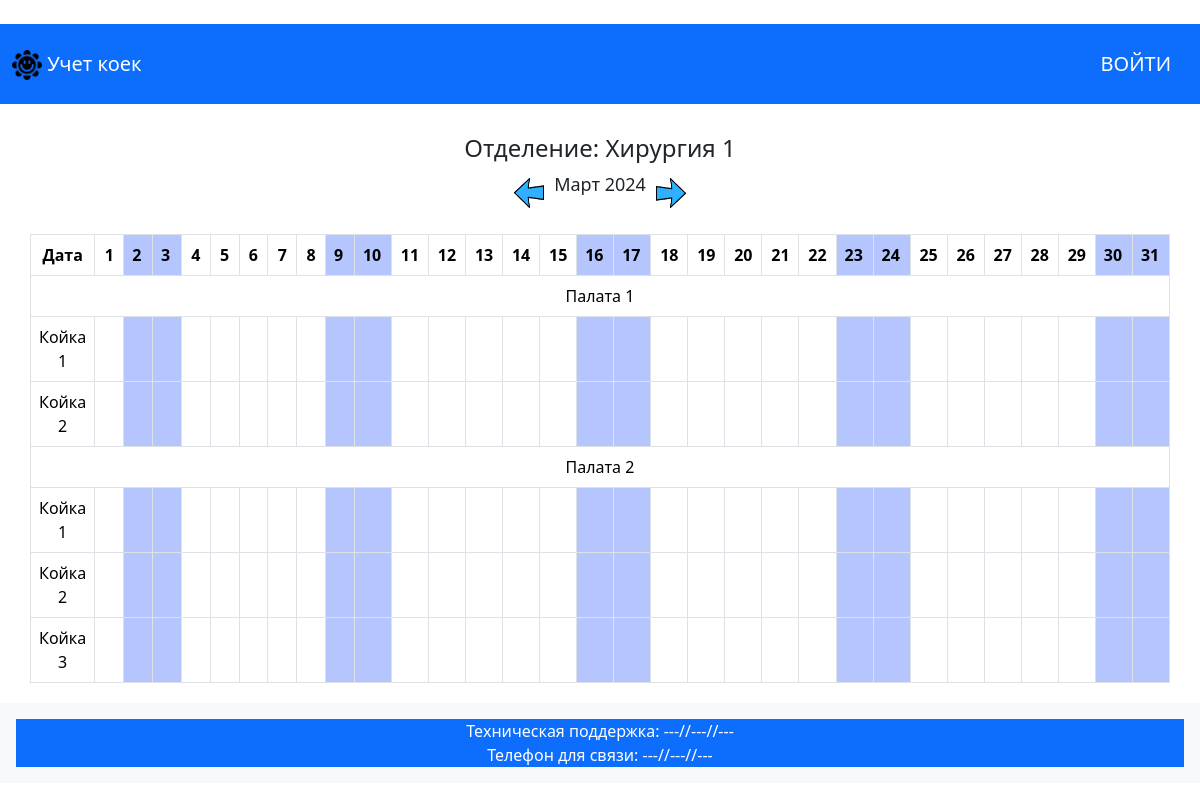
Page /salaf/2024/3/ on the committed database.
### department/models.py (models this page shows, shortened)
class DepartmentModel(models.Model):
    name = models.CharField(
        max_length=STRING_MAX_LENGTH,
        verbose_name='Название отделения',
        unique=True,)
    address = models.CharField(
        max_length=STRING_MAX_LENGTH*2,
        verbose_name='Адрес')
    slug = models.SlugField(
        verbose_name='Слаг',
        unique=True,
        editable=False,)
    class Meta:
        verbose_name = 'Отделение'
        verbose_name_plural = 'Отделения'
    def __str__(self):
        return self.name

class WardModel(models.Model):
    name = models.CharField(
        max_length=STRING_MAX_LENGTH,
        verbose_name='Наименование палаты',
        )
    department = models.ForeignKey(
        DepartmentModel,
        on_delete=models.PROTECT,
        null=True,
        blank=True,
        verbose_name='Находится в отделении',
    )
    slug = models.SlugField(
        verbose_name='Слаг',
        unique=True,
        editable=False,)
    class Meta:
        verbose_name = 'Палата'
        verbose_name_plural = 'Палаты'

class BedModel(models.Model):
    number = models.CharField(
        max_length=STRING_MAX_LENGTH,
        verbose_name='Номер койки',
        )
    ward = models.ForeignKey(
        WardModel,
        on_delete=models.PROTECT,
        null=True,
        blank=True,
        verbose_name='Находится в палате',
    )
    slug = models.SlugField(
        verbose_name='Слаг',
        unique=True,
        editable=False,)
    class Meta:
        verbose_name = 'Койка'
        verbose_name_plural = 'Койки'

### pilgrim/views.py (the view, shortened to what this page needs)
# urls.py: path('<str:department_slug>/<int:year>/<int:month>/', AccountBedsView.as_view(), name='account_beds'),
class AccountBedsView(ListView):
    model = WardModel
    template_name = 'account_beds.html'
    context_object_name = 'wards'
    def get_queryset(self):
        department_slug = self.kwargs.get('department_slug')
        department = DepartmentModel.objects.get(slug=department_slug)
        queryset = WardModel.objects.filter(department=department)
        return queryset
    def get_context_data(self, **kwargs):
            context = super().get_context_data(**kwargs)
            context['department_slug'] = self.kwargs.get('department_slug')
            context['year'] = int(self.kwargs.get('year'))
            context['month'] = int(self.kwargs.get('month'))
            department_slug = self.kwargs.get('department_slug')
            department = DepartmentModel.objects.get(slug=department_slug)
            wards = self.get_queryset().filter(department=department)
            context['wards'] = wards
            context['department'] = department
            year = int(self.kwargs.get('year'))
            month = int(self.kwargs.get('month'))
            previous_month = month
            next_month = month
            if month == 1:
                previous_month = 12
                previous_year = year - 1
            else:
                previous_month -= 1
                previous_year = year
            if month == 12:
                next_month = 1
                next_year = year + 1
            else:
                next_month += 1
                next_year = year
            context['previous_month'] = previous_month
            context['previous_year'] = previous_year
            context['next_month'] = next_month
            context['next_year'] = next_year
            month_name = MONTH_NAMES.get(month)
            context['month_name'] = month_name
            year = int(self.kwargs.get('year'))
            month = int(self.kwargs.get('month'))
            _, num_days = calendar.monthrange(year, month)
            days_with_markings = {day: 'Weekend' if calendar.weekday(year, month, day) in [5, 6] else 'Weekday' for day in range(1, num_days + 1)}
            occupancy_data = []
            for ward in wards:
                for bed in ward.bedmodel_set.all():
                    bed_data = {
                        'ward': ward.name,
                        'number': bed.number,
                        'department': bed.ward.department.name,
                        'occupancy': [
                            {
                                'day': day,
                                'occupied': False,
                                'first_day': False,
                                'last_day': False,
                                'operation': False,
                                'color': '#9fb5ffc4' if calendar.weekday(year, month, day) in [5, 6] else '#FFFFFF',  # Change color based on weekday
                                'prev_color': '#FFFFFF'
                            } for day in range(1, num_days + 1)
                        ]
                    }
                    occupancy_data.append(bed_data)
            bookings = OccupyWardModel.objects.order_by('date_checkin').filter(Q(date_checkin__lte=datetime(year, month, num_days)) & Q(date_checkout__gte=datetime(year, month, 1)))
            context['num_days'] = num_days + 1
            context['days_with_markings'] = days_with_markings
            context['occupancy_data'] = occupancy_data
            return context

### templates/account_beds.html (shortened to what this page needs)
{% extends 'base.html' %}
{% block body_site_page %}
{% load static %}
<div class="date-container">
    <h2 class="department-heading">Отделение: {{ department }}</h2>
    <div class="navigation">
        <a class="st_left" href="{% url 'account_beds' department_slug=department_slug year=previous_year month=previous_month %}">
            <img src="{% static '/img/st_left.png' %}" alt="" width="30" height="30" class="d-inline-block align-text-top">
        </a>
        <p class="month-year">{{ month_name }} {{ year }}</p>
        <a class="st_right" href="{% url 'account_beds' department_slug=department_slug year=next_year month=next_month %}">
            <img src="{% static '/img/st_right.png' %}" alt="" width="30" height="30" class="d-inline-block align-text-top">
        </a>
    </div>
</div>
<div class="table-container">
    <table class="table table-bordered custom-table">
        <thead>
            <tr>
                <th scope="col" class="text-center">Дата</th>
                {% for day, marking in days_with_markings.items %}
                    {% if marking == 'Weekend' %}
                        <th scope="col" style="background: linear-gradient(to top right, #9fb5ffc4 20%, #9fb5ffc4 80%)">{{day}}</th>
                    {% else %}
                        <th scope="col" class="text-center">{{day}}</th>
                    {% endif %}
                {% endfor %}
            </tr>
        </thead>
        <tbody>
            {% for ward in wards %}
                <tr>
                    <td colspan="{{ num_days }}" class="text-center">Палата {{ ward.name }}</td>
                </tr>
                {% for bed in ward.bedmodel_set.all %}
                    {% for bed_data in occupancy_data %}
                        {% if ward.name == bed_data.ward and bed.number == bed_data.number %}
                            <tr>
                                <td class="text-center">Койка {{ bed.number }}</td>
                                {% for day_data in bed_data.occupancy %}
                                    {% if day_data.occupied %}
                                    {% if day_data.first_day and not day_data.last_day %}
                                        <td class="clickable-cell" onclick="window.location.href='{% url 'day_info' department_slug=department_slug ward_slug=bed.ward.slug bed_slug=bed.slug year=year month=month day=day_data.day %}'" style="background: linear-gradient(to top left, {{ day_data.color }} 50%, #ffffff 50%); color: transparent"></td>
                                    {% elif day_data.first_day %}
                                        <td class="clickable-cell" onclick="window.location.href='{% url 'day_info' department_slug=department_slug ward_slug=bed.ward.slug bed_slug=bed.slug year=year month=month day=day_data.day %}'" style="background: linear-gradient(to top left, {{ day_data.color }} 50%, {{ day_data.prev_color }} 50%); color: transparent"></td>
                                    {% elif day_data.last_day %}
                                        <td {% if user.is_authenticated and user.department.slug == department_slug %} class="clickable-cell" onclick="window.location.href='{% url 'create_occupy_ward' department_slug=department_slug ward_slug=bed.ward.slug bed_slug=bed.slug year=year month=month day=day_data.day %}'" {% endif %} style="background: linear-gradient(to top left, #ffffff 50%, {{ day_data.color }} 50%); color: transparent"></td>
                                    {% else %}
                                        {% if day_data.operation %}
                                            <td class="clickable-cell" onclick="window.location.href='{% url 'day_info' department_slug=department_slug ward_slug=bed.ward.slug bed_slug=bed.slug year=year month=month day=day_data.day %}'" style="background: linear-gradient(to top right, {{ day_data.color }} 80%, #FF0000 20%); color: transparent"></td>
                                        {% else %}
                                            <td class="clickable-cell" onclick="window.location.href='{% url 'day_info' department_slug=department_slug ward_slug=bed.ward.slug bed_slug=bed.slug year=year month=month day=day_data.day %}'" style="background: linear-gradient(to top left, {{ day_data.color }} 50%, {{ day_data.color }} 50%); color: transparent"></td>
                                        {% endif %}
                                    {% endif %}
                                {% else %}
                                    {% if day_data.color == "#9fb5ffc4" %}
                                        <td style="background: linear-gradient(to top left, {{ day_data.color }} 50%, {{ day_data.color }} 50%); color: transparent" ></td>
                                    {% else %}
                                        <td ></td>
                                    {% endif %}
                                {% endif %}
                                {% endfor %}
                            </tr>
                        {% endif %}
                    {% endfor %}
                {% endfor %}
            {% endfor %}
        </tbody>
    </table>
</div>
{% endblock body_site_page %}

### templates/account_beds.html (style rules this page uses)
.custom-table { width: 95%; margin: 0 auto; }
.custom-table th:not(:first-child), .custom-table td:not(:first-child) { width: 52px; }
.table-container { margin-top: 20px; margin-bottom: 20px; }
.department-heading { text-align: center; font-size: 24px; margin-top: 10px; }
.month-year { text-align: center; font-size: 18px; }
.date-container { display: flex; justify-content: center; align-items: center; flex-direction: column; text-align: center; margin-top: 20px; }
.navigation { display: flex; align-items: center; }
.st_left, .st_right { margin: 0 10px; }

### rows in the picture
DepartmentModel: name "Хирургия 1"
WardModel: name "1"
BedModel: number "1"
BedModel: number "2"
WardModel: name "2"
BedModel: number "1"
BedModel: number "2"
BedModel: number "3"

### other values in the picture
{{ month_name }} "Март"
{{ year }} "2024"
{{ day }} "1" "4" "5" "6" "7" "8" "11" "12" "13" "14" "15" "18" "19" "20" "21" "22" "25" "26" "27" "28" "29"
{{ day }} "2" "3" "9" "10" "16" "17" "23" "24" "30" "31"
